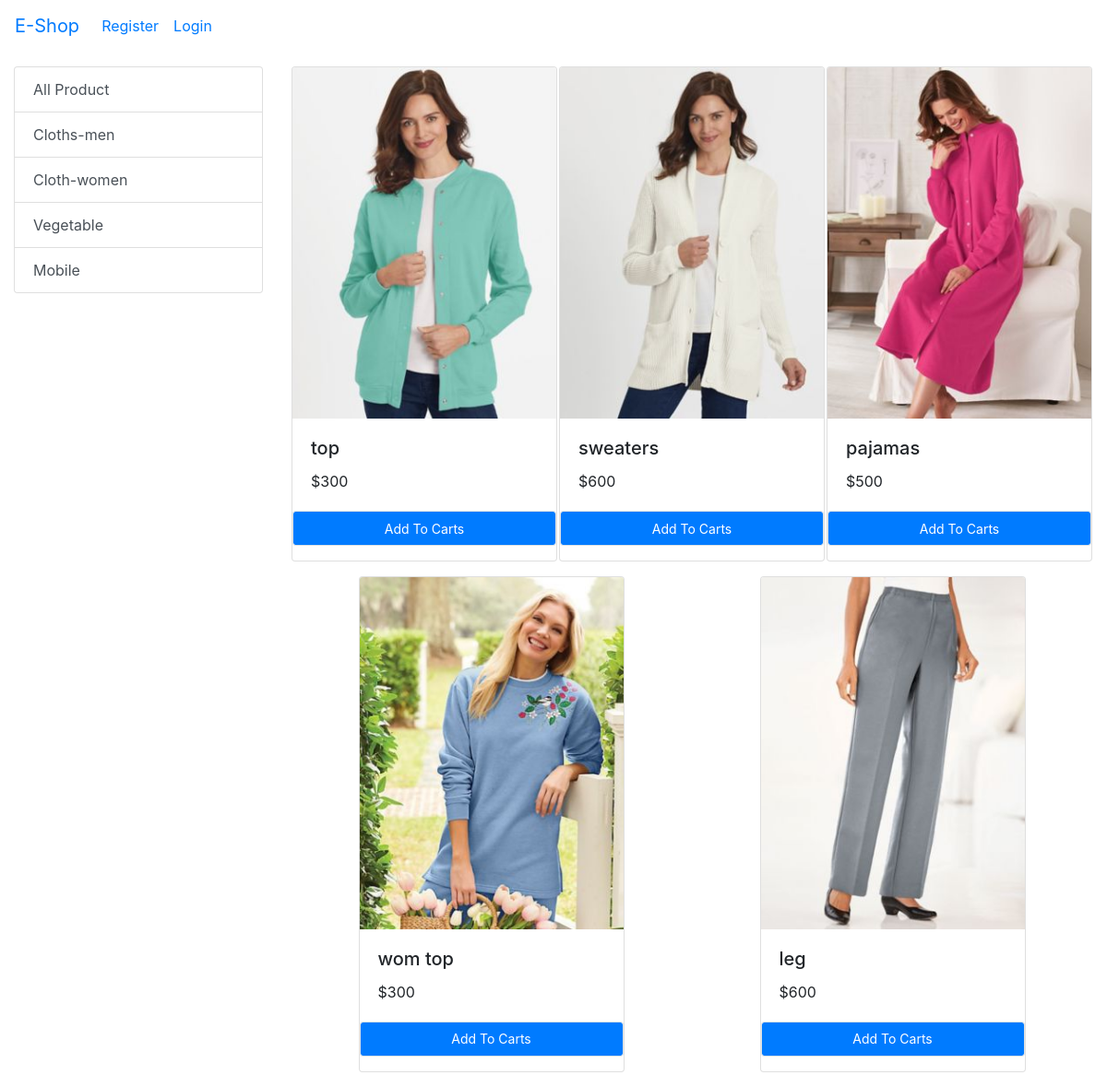
Screenshot of /?category=3 with the database file from the repository.
### store/models.py (models this page shows, shortened)
class Category(models.Model):
    name = models.CharField(max_length=20)
    @staticmethod
    def get_all_categories():
        return Category.objects.all()

class Product(models.Model):
    name = models.CharField(max_length=100)
    price = models.IntegerField(default=0)
    category = models.ForeignKey(Category, on_delete=models.CASCADE, default=1)
    description = models.CharField(max_length=200, default='', null=True, blank=True)
    image = models.ImageField(upload_to='products/')
    @staticmethod
    def get_all_products_by_categoryid(category_id):
        if category_id:
            return Product.objects.filter(category=category_id)
        else:
            return Product.get_all_products()

### store/views.py (the view, shortened to what this page needs)
# urls.py: path('',Index.as_view(),name='index'),
class Index(View):
    def get(self,request):
        cart = request.session.get('cart')
        if not cart:
            request.session['cart'] = {}
        categories = Category.get_all_categories()
        categoryid = request.GET.get('category')
        if categoryid:
            products = Product.get_all_products_by_categoryid(categoryid)
        else:
            products = Product.get_all_products()
        print('you are : ',
              request.session.get('email'))  # here we want to who save login. the customer save in the session
        return render(request, 'index.html', {'products': products, 'categories': categories})

### store/templatetags/cart.py (called while the page is built)
@register.filter(name='is_in_cart')
def is_in_cart(product,cart):
    keys = cart.keys()
    for id in keys:
        if int(id) == product.id:
            return True
    return False;

@register.filter(name='currency')
def currency(number):
    return '$'+str(number)

### store/templates/index.html (shortened to what this page needs)
{% extends 'base.html' %}
{% block body %}
{% load cart %}
    <div class="container-fluid mt-3">
      <div class="row">
        <div class="col-lg-3 max-auto">
          <div class="list-group">
            <a href="/" class="list-group-item list-group-item-action ">All Product</a>
            {% for category in categories%}
            <a href="/?category={{category.id}}" class="list-group-item list-group-item-action ">{{category.name}}</a>
            {% endfor %}
          </div>
        </div>
        <div id="product" class="col-lg-9 mx-auto">
          <div class="row mx-auto" >
            {% for product in products %}
            <div class="card mx-auto mb-3" id="{{product.id}}" style="width: 18rem;">
              <img src="{{product.image.url}}" class="card-img-top" alt="">
              <div class="card-body">
                <h5 class="card-title">{{ product.name}}</h5>
                <p class="card-text">{{ product.price|currency}}</p>
              </div>
              <div class="card-foter p-0 ">
                {% if product|is_in_cart:request.session.cart %}
                <div class="row no-gutters">
                  <form action="/#{{product.id}}" method="POST" class="col-2">
                    {% csrf_token %}
                    <input hidden type="text" name="product" value="{{product.id}}">
                    <input hidden type="number" name="remove" value="-1">
                    <input type="submit" class=" btn btn-block btn-secondary"  value=" - ">
                  </form>
                  <div class="text-center col">{{ product|cart_quantity:request.session.cart }} in cart</div>
                  <form action="/#{{product.id}}" method="POST" class="col-2">
                    {% csrf_token %}
                    <input hidden type="text" name="product" value="{{product.id}}">
                    <input type="submit" class=" btn btn-block btn-secondary"  value=" + ">
                  </form>
                </div>
                {% else %}
                <form action="/#{{product.id}}" method="POST" class="btn-block">
                  <input type="submit" class="btn btn-primary border btn-sm form-control" value="Add To Carts">
                </form>
                {% endif %}
            </div>
            </div>
            {% endfor %}
        </div>
        </div>
      </div>
{% endblock %}

### rows the page displays
Category: name "Cloths-men"
Category: name "Cloth-women"
Category: name "Vegetable"
Category: name "Mobile"
Product: image (picture), name "top", price "$300"
Product: image (picture), name "sweaters", price "$600"
Product: image (picture), name "pajamas", price "$500"
Product: image (picture), name "wom top", price "$300"
Product: image (picture), name "leg", price "$600"
